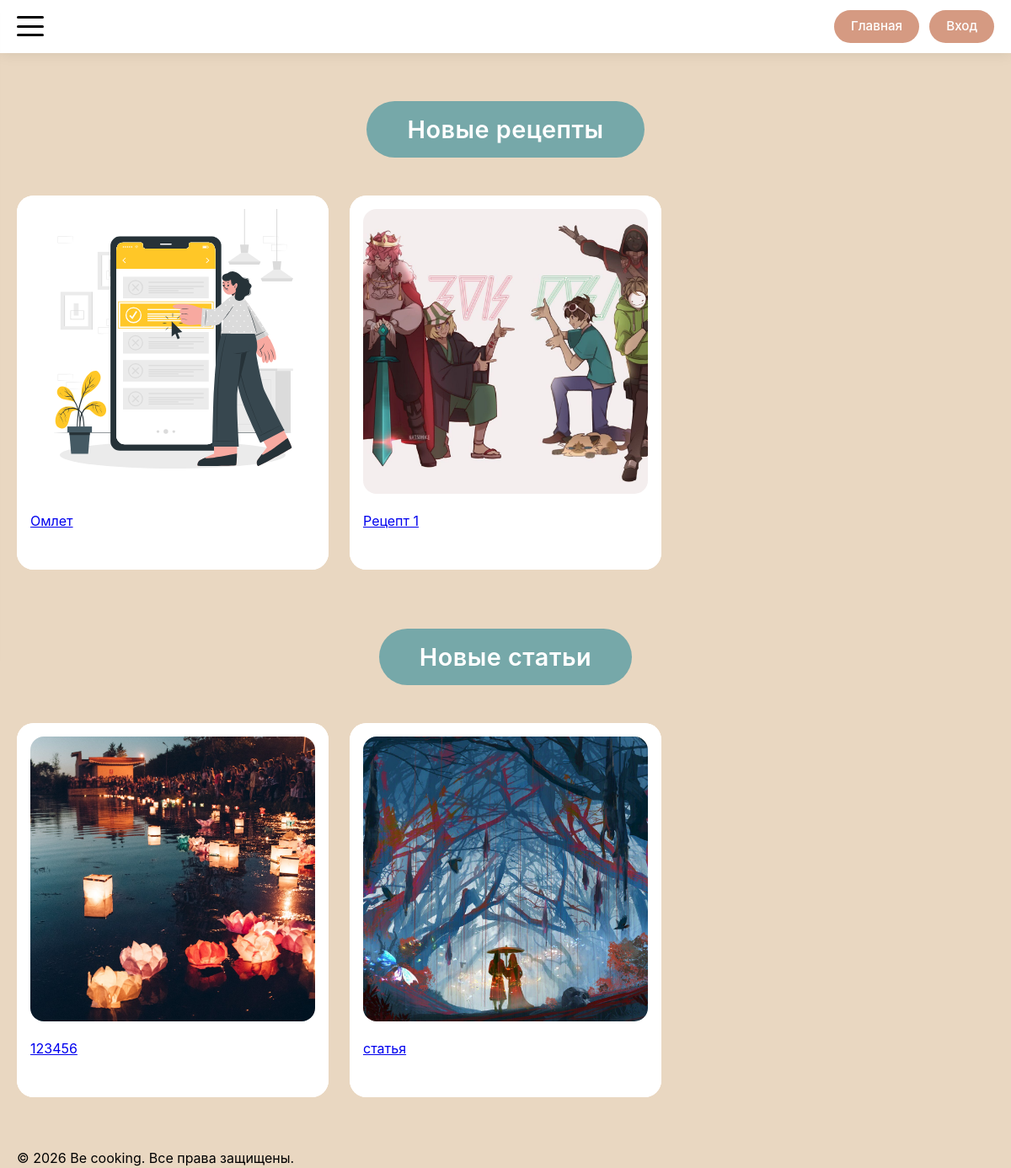
The page /index on the database as committed earlier.
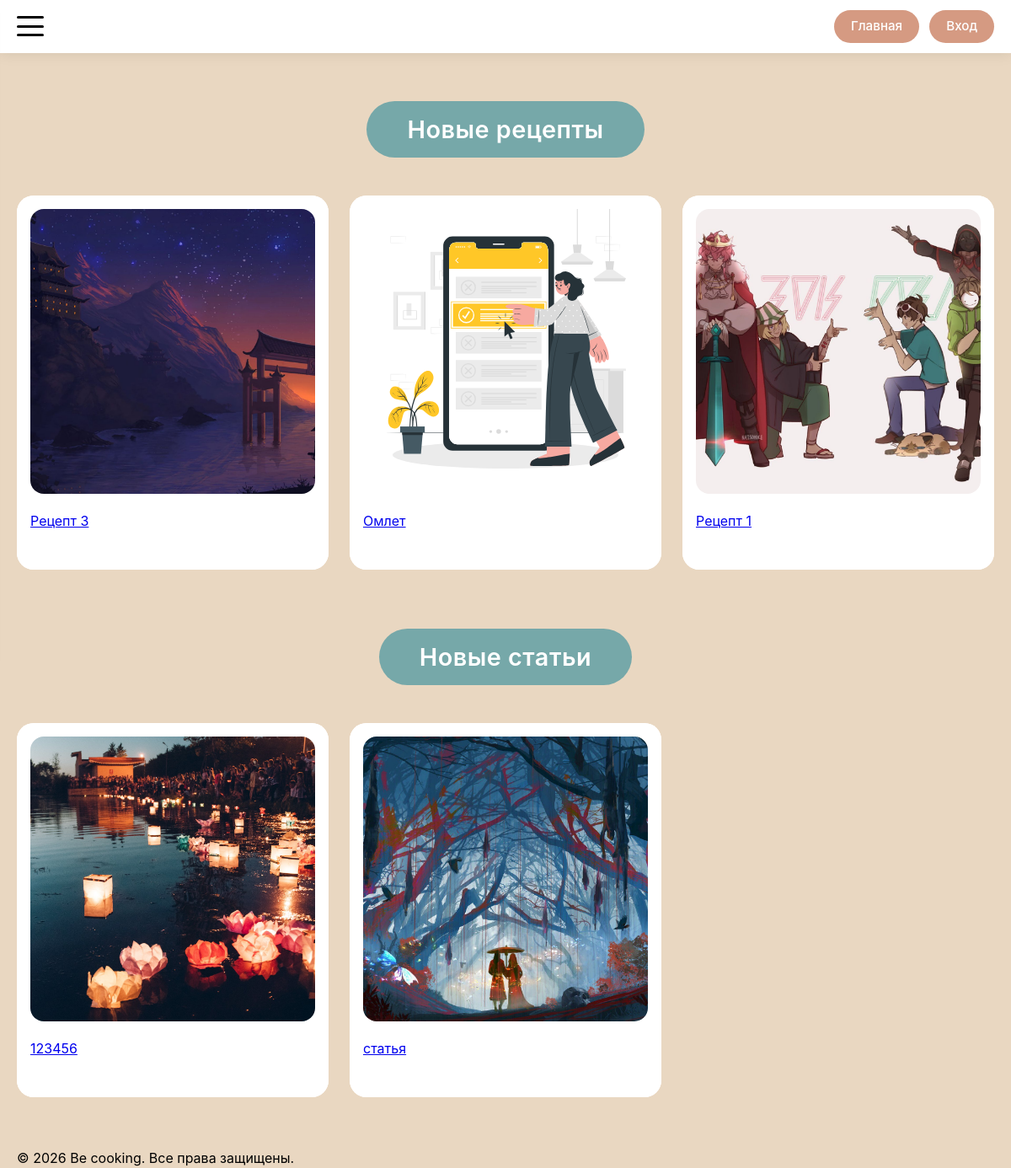
The same page on the database as committed later.
### models.py (models this page shows)
class Recipe(db.Model):
    __tablename__ = 'recipe'
    id = db.Column(db.Integer, primary_key=True)
    title = db.Column(db.String(200), nullable=False)
    description = db.Column(db.Text)
    author_id = db.Column(db.Integer, db.ForeignKey('user.id'), nullable=False)
    status = db.Column(db.Enum(RecipeStatusEnum), nullable=False, default=RecipeStatusEnum.PENDING)
    created_at = db.Column(db.DateTime, default=datetime.utcnow)
    updated_at = db.Column(db.DateTime, default=datetime.utcnow, onupdate=datetime.utcnow)
    main_image_url = db.Column(db.String(300))
    ingredients = db.Column(db.JSON)  # В SQLAlchemy JSON может хранить массивы
    steps = db.relationship('RecipeStep', backref='recipe', lazy='dynamic', cascade='all, delete-orphan')
    comments = db.relationship('Comment', backref='recipe', lazy='dynamic', cascade='all, delete-orphan')
    notes = db.relationship('Note', backref='recipe', lazy='dynamic', cascade='all, delete-orphan')
    favorites = db.relationship('Favorite', backref='recipe', lazy='dynamic', cascade='all, delete-orphan')
    cart_items = db.relationship('CartItem', backref='recipe', lazy='dynamic', cascade='all, delete-orphan')

class Article(db.Model):
    __tablename__ = 'article'
    id = db.Column(db.Integer, primary_key=True)
    title = db.Column(db.String(200), nullable=False)
    text = db.Column(db.Text, nullable=False)
    author_id = db.Column(db.Integer, db.ForeignKey('user.id'), nullable=False)
    created_at = db.Column(db.DateTime, default=datetime.utcnow)
    updated_at = db.Column(db.DateTime, default=datetime.utcnow, onupdate=datetime.utcnow)
    main_image_url = db.Column(db.String(300))
    comments = db.relationship('Comment', backref='article', lazy='dynamic', cascade='all, delete-orphan')

### routes/main_routes.py (the view)
@app.route('/')
@app.route('/index')
def index():
    recipes_query = Recipe.query.filter_by(
        status=RecipeStatusEnum.PUBLISHED
    ).order_by(Recipe.created_at.desc())
    recipes = recipes_query.offset(0).limit(9).all()
    articles_query = Article.query.order_by(Article.created_at.desc())
    articles = articles_query.offset(0).limit(3).all()
    return render_template('index.html', recipes=recipes, articles=articles)

### app.py (called while the page is built)
@app.context_processor
def inject_enums():
    return dict(UserRoleEnum=UserRoleEnum)

### templates/index.html (shortened to what this page needs)
{% extends 'base/base.html' %}
{% block content %}
<section class="section">
    <div class="section-title-wrapper">
        <h2 class="section-title">Новые рецепты</h2>
    </div>
    <div class="cards-grid">
        {% for recipe in recipes %}
        {% with
        detail_endpoint = 'recipe_detail',
        item_id = recipe.id
        %}
        {% set card_name = recipe %}
        {% include 'components/_card.html' with context %}
        {% endwith %}
        {% endfor %}
    </div>
</section>
<section class="section">
    <div class="section-title-wrapper">
        <h2 class="section-title">Новые статьи</h2>
    </div>
    <div class="cards-grid">
        {% for article in articles %}
        {% with
        title = article.title,
        image_url = article.main_image_url,
        detail_endpoint = 'article_detail',
        item_id = article.id
        %}
        {% include 'components/_card.html' %}
        {% endwith %}
        {% endfor %}
    </div>
</section>
{% endblock %}

### templates/components/_card.html (shortened to what this page needs)
{% if detail_endpoint == 'recipe_detail' or  detail_endpoint == 'recipe_manage' %}
<div class="card">
    <a href="{{ url_for(detail_endpoint, recipe_id=item_id) }}"
       class="card-link">
        <div class="card-inner">
            <div class="card-image">
                <img src="{{ recipe.main_image_url if (recipe and recipe.main_image_url) else 'https://placehold.co/400x300' }}"
                     alt="{{ recipe.title if recipe else 'Рецепт' }}">
            </div>
            <div class="card-text">{{ recipe.title if recipe else 'Рецепт' }}</div>
        </div>
    </a>
</div>
{% elif detail_endpoint == 'article_detail' %}
<div class="card">
    <a href="{{ url_for(detail_endpoint, article_id=item_id) }}"
       class="card-link">
        <div class="card-inner">
            <div class="card-image">
                <img src="{{ image_url if image_url else 'https://placehold.co/400x300' }}"
                     alt="{{ title }}">
            </div>
            <div class="card-text">{{ title }}</div>
        </div>
    </a>
</div>
{% endif %}

Rows that differ between the two databases and show on the page:
added Recipe: main_image_url (picture), title "Рецепт 3"
